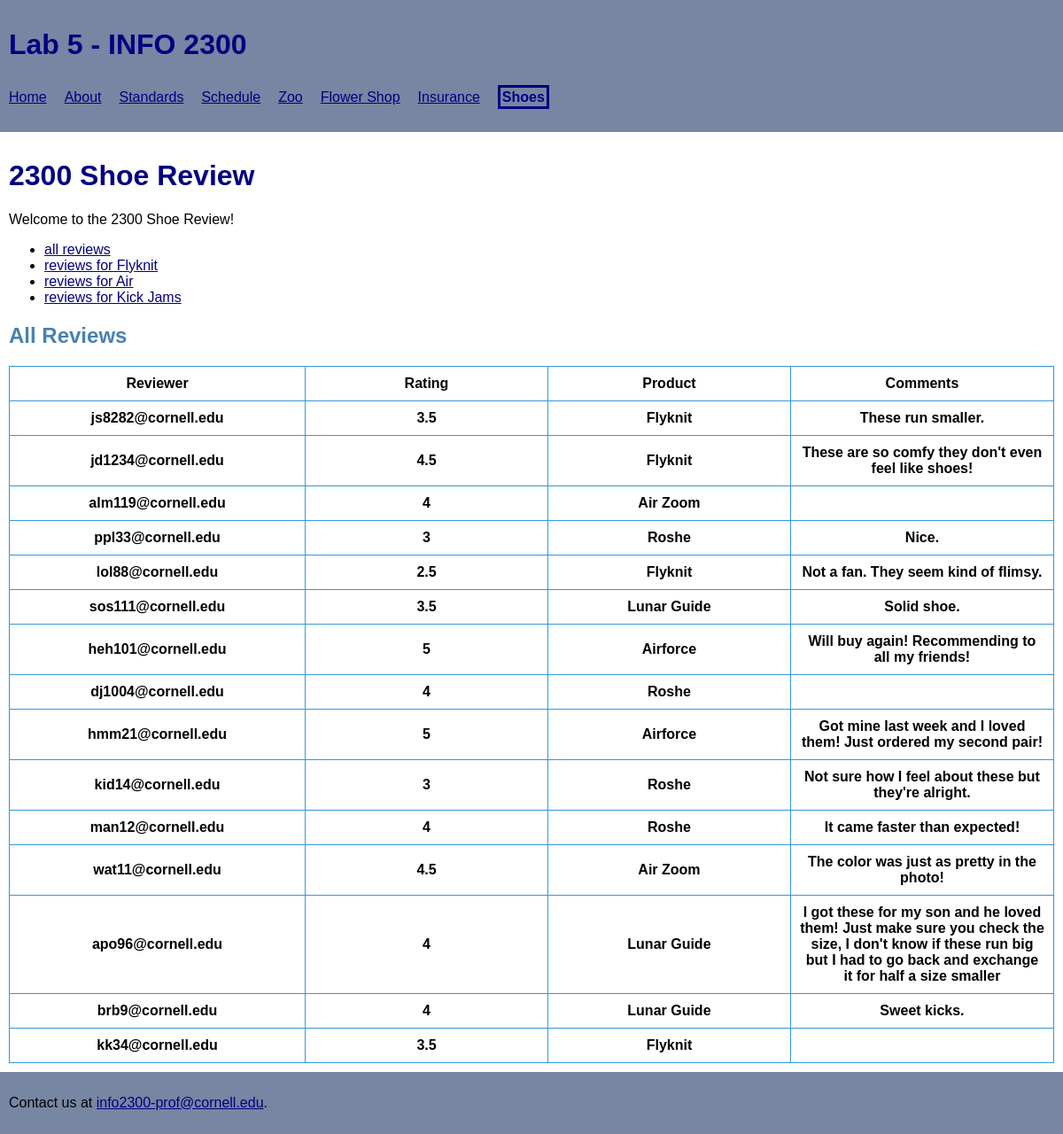
Screenshot of /shoes.php with the database file from the repository.
### tables this page shows
CREATE TABLE "reviews" (
	`id`	INTEGER NOT NULL PRIMARY KEY AUTOINCREMENT UNIQUE,
	`reviewer`	TEXT NOT NULL,
	`rating`	INTEGER NOT NULL,
	`product_name`	TEXT NOT NULL,
	`comment`	TEXT
);

### includes/init.php (called while the page is built, shortened)
<?php
$title = "Lab 5 - INFO 2300";
$pages = array(
  "index" => "Home",
  "about" => "About",
  "standards" => "Standards",
  "schedule" => "Schedule",
  "zoo" => "Zoo",
  "flowershop" => "Flower Shop",
  "insurance" => "Insurance",
  "shoes" => "Shoes",
);
?>

### shoes.php (the view, shortened to what this page needs)
<?php
include("includes/init.php");
$current_page_id="shoes";
$db = new PDO('sqlite:shoes.sqlite');
$db->setAttribute(PDO::ATTR_ERRMODE, PDO::ERRMODE_EXCEPTION);
if (isset($_GET['product'])) {
  $product = filter_input(INPUT_GET, 'product', FILTER_SANITIZE_STRING);
} else {
  $product = NULL;
}
$header = NULL;
function get_db_records($db, $sql, $params) {
  $query = $db->prepare($sql);
  if ($query and $query->execute($params)) {
    $records = $query->fetchAll();
    return $records;
  }
  return NULL;
}
function get_review($product) {
  global $db;
  if ($product != NULL) {
    $header = "Review for".$product;
    $sql = "SELECT * FROM reviews WHERE product_name LIKE '%' || :product || '%';";
    $params = array(':product' => $product);
    $records = get_db_records($db, $sql, $params);
    return $records;
  } else {
    $header = "All Reviews";
    $sql = "SELECT * FROM reviews";
    $params = array();
    $records = get_db_records($db, $sql, $params);
    return $records;
  }
}
?>
<!DOCTYPE html>
<html>
<head>
  <link rel="stylesheet" type="text/css" href="styles/all.css" media="all" />
</head>
<body>
  <?php include("includes/header.php");?>
  <div id="content-wrap">
    <h1>2300 Shoe Review</h1>
    <p>Welcome to the 2300 Shoe Review!</p>
    <ul>
      <li><a href="/shoes.php">all reviews</a></li>
      <li><a href="/shoes.php?product=Flyknit">reviews for Flyknit</a></li>
      <li><a href="/shoes.php?product=Air">reviews for Air</a></li>
      <li><a href="/shoes.php?product=Kick%20Jams">reviews for Kick Jams</a></li>
    </ul>
    <?php
      $records = get_review($product)
    ?>
    <table>
      <?php
      echo "<h2>".htmlspecialchars($header)."</h2>";
      if ($records == NULL) {
        echo "No reviews for".$product;
      } else {
        echo "<tr>";
          echo "<th>Reviewer</th>";
          echo "<th>Rating</th>";
          echo "<th>Product</th>";
          echo "<th>Comments</th>";
        echo "</tr>";
        foreach ($records as $record) {
          echo "<tr>";
            echo "<th>".htmlspecialchars($record['reviewer'])."</th>";
            echo "<th>".htmlspecialchars($record['rating'])."</th>";
            echo "<th>".htmlspecialchars($record['product_name'])."</th>";
            echo "<th>".htmlspecialchars($record['comment'])."</th>";
          echo "</tr>";
        }
      }
      ?>
    </table>
  </div>
  <?php include("includes/footer.php");?>
</body>
</html>

### includes/header.php
<header>
  <h1 id="title"><?php echo $title; ?></h1>
  <nav id="menu">
    <ul>
      <?php
      foreach($pages as $page_id => $page_name) {
        if ($page_id == $current_page_id) {
          $css_id = "id='current_page'";
        } else {
          $css_id = "";
        }
        echo "<li><a " . $css_id . " href='" . $page_id. ".php'>$page_name</a></li>";
      }
      ?>
    </ul>
  </nav>
</header>

### includes/footer.php
<footer>
  <p>Contact us at <a href="mailto:info2300-prof@cornell.edu">info2300-prof@cornell.edu</a>.</p>
</footer>

### styles/all.css (style rules this page uses)
html { font-family: sans-serif; }
h1, a { color: navy; }
h2 { color: #4682B4; }
header { background-color: #7786a3; padding: 1px 0 30px 0; }
header #title { padding: 10px; }
#menu { display: inline; }
#menu ul { margin: 0; padding: 0; list-style: none; }
#menu li { margin: 0; padding: 10px; display: inline; }
footer { padding: 10px 10px; background-color: #7786a3; }
body { margin: 0 auto; }
#content-wrap { padding: 10px; }
table { font-family: arial, sans-serif; border-collapse: collapse; width: 100%; }
td,th { border: 1px solid; border-color: #3498db; text-align: center; padding: 10px; width: 10%; }
#current_page { font-weight: bold; border-style: solid; padding: 2px 2px 2px 2px; text-decoration: none; }

### rows the page displays
reviews: reviewer "js8282@cornell.edu", rating "3.5", product_name "Flyknit", comment "These run smaller."
reviews: reviewer "jd1234@cornell.edu", rating "4.5", product_name "Flyknit", comment "These are so comfy they don't even feel like shoes!"
reviews: reviewer "alm119@cornell.edu", rating "4", product_name "Air Zoom"
reviews: reviewer "ppl33@cornell.edu", rating "3", product_name "Roshe", comment "Nice."
reviews: reviewer "lol88@cornell.edu", rating "2.5", product_name "Flyknit", comment "Not a fan. They seem kind of flimsy."
reviews: reviewer "sos111@cornell.edu", rating "3.5", product_name "Lunar Guide", comment "Solid shoe."
reviews: reviewer "heh101@cornell.edu", rating "5", product_name "Airforce", comment "Will buy again! Recommending to all my friends!"
reviews: reviewer "dj1004@cornell.edu", rating "4", product_name "Roshe"
reviews: reviewer "hmm21@cornell.edu", rating "5", product_name "Airforce", comment "Got mine last week and I loved them! Just ordered my second pair!"
reviews: reviewer "kid14@cornell.edu", rating "3", product_name "Roshe", comment "Not sure how I feel about these but they're alright."
reviews: reviewer "man12@cornell.edu", rating "4", product_name "Roshe", comment "It came faster than expected!"
reviews: reviewer "wat11@cornell.edu", rating "4.5", product_name "Air Zoom", comment "The color was just as pretty in the photo!"
reviews: reviewer "apo96@cornell.edu", rating "4", product_name "Lunar Guide", comment "I got these for my son and he loved them! Just make sure you check the size, I don't know if these run big but I had to go back and exchange it for half a size smaller"
reviews: reviewer "brb9@cornell.edu", rating "4", product_name "Lunar Guide", comment "Sweet kicks."
reviews: reviewer "kk34@cornell.edu", rating "3.5", product_name "Flyknit"

### other values shown
$title "Lab 5 - INFO 2300"
$page_name "Home"
$page_name "About"
$page_name "Standards"
$page_name "Schedule"
$page_name "Zoo"
$page_name "Flower Shop"
$page_name "Insurance"
$page_name "Shoes"
$header "All Reviews"
